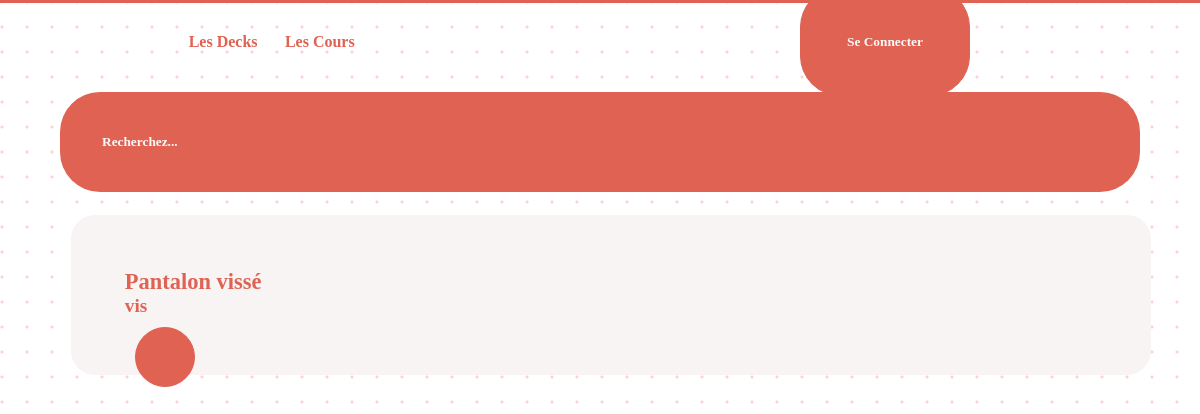
/classes.php, run on an earlier commit of the app's database.
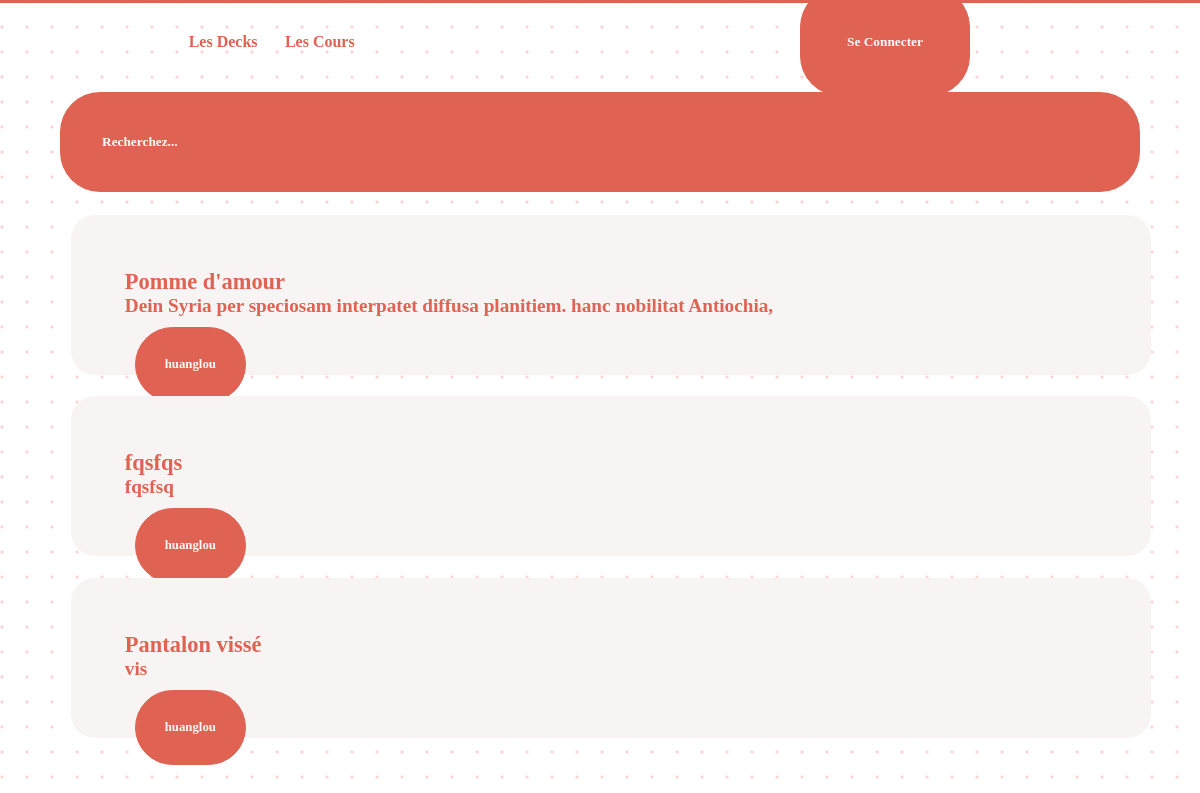
And on a later commit of the database.
### tables this page shows
CREATE TABLE `unicard_classes` (
  `id` smallint(5) UNSIGNED NOT NULL,
  `title` varchar(255) NOT NULL,
  `description` varchar(255) NOT NULL,
  `text` longtext,
  `author` smallint(5) UNSIGNED NOT NULL
);

CREATE TABLE `unicard_users` (
  `id` smallint(5) UNSIGNED NOT NULL,
  `username` varchar(255) NOT NULL,
  `password` varchar(255) NOT NULL
);

### actions/searchCours.php (called while the page is built, shortened)
<?php
require("database.php");
$getAllCoursStart = $bdd->query('SELECT * FROM unicard_classes ORDER BY id DESC');
?>

### classes.php (the view, shortened to what this page needs)
<?php
    require('actions/searchCours.php');
?>
<!DOCTYPE html>
<html lang="en">
<head>
    <link rel="stylesheet" href="styles/style.css">
</head>
<body>
    <?php require_once('includes/nav.php')?>
    <section id="searchPage">
        <form>
            <input type="search" name="searchBar" placeholder="Recherchez..." oninput="searchCours(this.value)">
        </form>
        <div id="decksContainer">
            <?php while($coursStart = $getAllCoursStart->fetch()){
            ?>
                <a href='class.php?idCours=<?=$coursStart['id']?>'>
                    <div class="deckCard">
                        <h3><?=$coursStart['title']?></h3>
                        <p><?=$coursStart['description']?></p>
                        <div>
                            <?php
                                $getUs = $bdd->prepare('SELECT * FROM unicard_users WHERE id = ?');
                                $getUs->execute([$coursStart['author']]);
                                $getUs = $getUs->fetch();
                            ?>
                            <p>
                                <?=$getUs['username'];?>
                            </p>
                        </div>
                    </div>
                </a>
            <?php
            }
            ?>
        </div>
    </section>
</body>
</html>

### includes/nav.php (shortened to what this page needs)
<?php require('actions/database.php');?>
<nav>
    <div>
        <a href="decks.php" class="hoverLink">Les Decks</a>
        <a href="classes.php" class="hoverLink">Les Cours</a>
    </div>
    <div>
        <?php
            if(isset($_SESSION['auth'])){
        ?>
            <?php
                if(isset($_GET['id'])){
            ?>
            <img src="images/tutorial.png" alt="" onclick="showTuto()">
                <div id="tutorial">
                    <p>Pour pouvoir utiliser les flashcards, il suffit d'utiliser les fleches directionnelles ("< ; >"). Lorsque le deck est fini une pression supplémentaire est nécessaire pour finir. 🤍</p>
                    <p>Pour pouvoir utiliser les flashcards, il suffit d'appuyer sur les boutons/compteurs 'Acquis' et 'En cours'. Lorsque le deck est fini une pression supplémentaire est nécessaire pour finir. 🤍</p>
                </div>
                <form method="POST">
                    <button id="favoriteButton" name="favorite"><img src="<?=$src?>" alt=""></button>
                    <input type="hidden" name="deckId" value="<?=$_GET['id']?>">
                </form>
                <?php
                    $checkUser = $bdd->prepare('SELECT author FROM unicard_decks WHERE id = ?');
                    $checkUser->execute(array($_GET['id']));
                    $checkUser = $checkUser->fetch();
                    if($checkUser[0] === $_SESSION['username']){
                ?>
                    <form method="POST">
                        <input type="hidden" name="deckId" value="<?=$_GET['id']?>">
                        <button name="eraseDeck" id="eraseDeck"><img src="images/delete.png" alt=""></button>
                    </form>
            <?php
            }
            ?>
            <?php
            }
            ?>
            <a href="actions/logoutAction.php"><img src="images/disconnect.png" alt=""></a>
        <?php
        }
        else{
        ?>
            <button onclick="openLoginMenu(true)">Se Connecter</button>
        <?php
        }
        ?>
    </div>
</nav>

### styles/style.css (style rules this page uses)
html, body { margin: 0; padding: 0; }
body { --d: 2px; background : radial-gradient( circle at var(--d) var(--d), #f002022d calc(var(--d) - 1px), #0000 var(--d) ) 0 0 / 25px 25px; }
* { transition: .8s; box-sizing: border-box; font-family: 'Montserrat'; }
a { text-decoration: none; transition: 1s; }
nav { width: 100%; height: 10dvh; padding: 2.5%; border-top: 3px solid #DF6252; position: sticky; top : 0; left: 0; display: flex; justify-content: space-between; align-items: center; z-index: 999; }
nav > div { display: flex; align-items: center; justify-content: center; width: 40%; }
nav > div:last-of-type > button:last-of-type { background: transparent; color: #DF6252; font-family: 'Montserrat'; font-weight: bold; border: 1px solid #DF6252; border-radius: 5dvh; box-shadow: 0 .8dvh 0 #DF6252; padding: 2.5%; margin: 5%; }
nav > div > a, nav > div > button { background: none; border: none; color: #DF6252; font-weight: bold; border-radius: 2dvh; margin: 5%; }
#searchPage > form { width: 100%; display: flex; justify-content: center; align-items: center; }
#searchPage > form > input[type="search"] { width: 40%; padding: 1%; margin: 1%; background-color: #DF6252; border-radius: 5dvh; color: #fafafa; font-weight: bold; border: none; transition: 1s; }
input[type="search"]::placeholder { color: #fafafa; }
#decksContainer { width: 75%; margin: 0 auto; display: flex; flex-wrap: wrap; align-items: center; justify-content: flex-start; }
.deckCard { width: 100%; height: 20dvh; padding: 5%; display: flex; justify-content: space-evenly; align-items: flex-start; flex-direction: column; background-color: #f8f4f4; color: #DF6252; font-size: 1.2rem; font-weight: bold; border-radius: 3dvh; border: none; transition: 1s; }
.deckCard > div > p { font-size: .8rem; }
#decksContainer > a { width: 30%; margin: 1%; }
.deckCard > div { width: 100%; display: flex; }
.deckCard > div > p { padding: 3%; margin: 1%; background-color: #DF6252; color: #fafafa; border: 1px solid #DF6252; border-radius: 5dvh; }
.deckCard > * { margin : 0; }
@media screen and (max-width : 1366px) { nav > div:last-of-type { width: 50%; } }
@media screen and (max-width : 1366px) { nav > div > a, nav > div > button { margin: 3%; } }
@media screen and (max-width : 1366px) { nav > div:last-of-type > button { padding: 3.5%; } }
@media screen and (max-width : 1366px) { nav > div:last-of-type > button:last-of-type { background-color: #DF6252; color: #fafafa; box-shadow: unset; padding: 8%; } }
@media screen and (max-width : 1366px) { #searchPage > form > input[type="search"] { width: 90%; padding: 3.5%; } }
@media screen and (max-width : 1366px) { #decksContainer { width: 90%; flex-direction: column; } }
@media screen and (max-width : 1366px) { #decksContainer > a { width: 100%; } }

What changed in the data, as far as the page shows it:
added unicard_classes: title "Pomme d'amour", description "Dein Syria per speciosam interpatet diffusa planitiem. hanc nobilitat Antiochia,", unicard_users.username "huanglou"
added unicard_classes: title "fqsfqs", description "fqsfsq", unicard_users.username "huanglou"
changed unicard_classes "Pantalon vissé": unicard_users.username (not shown) → "huanglou"
